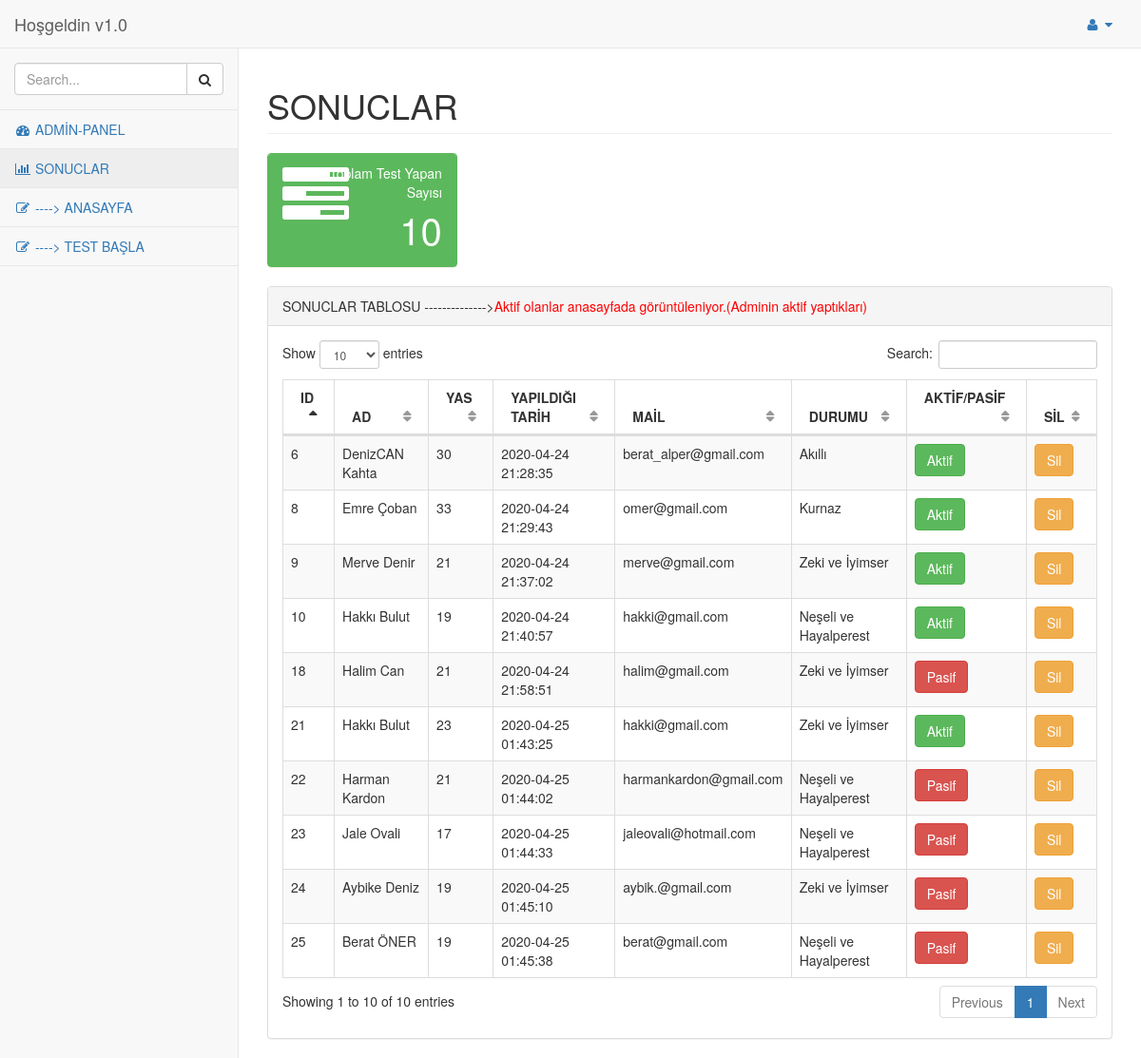
The page /admin/pages/tables.php (signed in) on the database its author committed.
### tables this page shows
CREATE TABLE IF NOT EXISTS `tb_kisiler` (
  `id` int(11) NOT NULL AUTO_INCREMENT,
  `nad` varchar(100) NOT NULL,
  `yas` int(30) NOT NULL,
  `cinsiyet` int(1) NOT NULL,
  `yapilditarih` datetime NOT NULL DEFAULT current_timestamp(),
  `mail` text NOT NULL,
  `aktif` int(1) NOT NULL,
  `durumu` varchar(100) NOT NULL,
  PRIMARY KEY (`id`)
);

### admin/pages/tables.php (the view, shortened to what this page needs)
<?php require_once 'inc-function.php';?>
<!DOCTYPE html>
<html lang="en">
<head>
    <link href="../bower_components/bootstrap/dist/css/bootstrap.min.css" rel="stylesheet">
    <link href="../bower_components/metisMenu/dist/metisMenu.min.css" rel="stylesheet">
    <link href="../bower_components/datatables-plugins/integration/bootstrap/3/dataTables.bootstrap.css" rel="stylesheet">
    <link href="../bower_components/datatables-responsive/css/dataTables.responsive.css" rel="stylesheet">
    <link href="../dist/css/sb-admin-2.css" rel="stylesheet">
    <link href="../bower_components/font-awesome/css/font-awesome.min.css" rel="stylesheet" type="text/css">
</head>
<body>
    <div id="wrapper">
        <?php require_once 'inc-menu.php'; ?>
        <div id="page-wrapper">
            <div class="row">
                <div class="col-lg-12">
                    <h1 class="page-header">SONUCLAR</h1>
                </div>
            </div>
            <div class="row">
            <div class="col-lg-3 col-md-6">
                    <div class="panel panel-green">
                        <div class="panel-heading">
                            <div class="row">
                                <div class="col-xs-3">
                                    <i class="fa fa-tasks fa-5x"></i>
                                </div>
                                <div class="col-xs-9 text-right">
                                    <div>Toplam Test Yapan Sayısı</div>
                                    <?php
                                        $cek=$db->prepare("SELECT COUNT(*) FROM `tb_kisiler`");
                                        $cek->execute();
                                        $say = $cek->fetchColumn();
                                     ?>
                                        <div class="huge"><?=$say?></div>
                                </div>
                            </div>
                        </div>
                    </div>
                </div>
                <div class="col-lg-12">
                    <div class="panel panel-default">
                        <div class="panel-heading">
                            SONUCLAR TABLOSU --------------><font color="red">Aktif olanlar anasayfada görüntüleniyor.(Adminin aktif yaptıkları)</font>
                        </div>
                        <div class="panel-body">
                            <div class="dataTable_wrapper">
                                <table width="100%" class="table table-striped table-bordered table-hover" id="dataTables-example">
                                    <thead>
                                        <tr>
                                            <th>ID</th>
                                            <th>AD</th>
                                            <th>YAS</th>
                                            <th>YAPILDIĞI TARİH</th>
                                            <th>MAİL</th>
                                            <th>DURUMU</th>
                                            <th>AKTİF/PASİF</th>
                                            <th>SİL</th>
                                        </tr>
                                    </thead>
                                    <tbody>
                                        <?php
                                        $cek=$db->prepare("SELECT * FROM `tb_kisiler` order by `id` asc");
                                        $cek->execute();
                                        while($row=$cek->fetch(PDO::FETCH_ASSOC)){
                                        ?>
                                        <tr class="odd gradeX">
                                            <td><?= $row["id"]?></td>
                                            <td><?= $row["nad"]?></td>
                                            <td><?= $row["yas"]?></td>
                                            <td class="center"><?= $row["yapilditarih"]?></td>
                                            <td class="center"><?= $row["mail"]?></td>
                                            <td class="center"><?= $row["durumu"]?></td>
                                        <?php
                                            if ($row["aktif"]==1) {?>
                                            <td class="center"><a href="tables.php?is=aktif&id=<?=$row["id"]?>&drm=<?=$row["aktif"]?>" onclick="return confirm
                                            ('Değiştirmek istediğinize emin misiniz ?')" class="btn btn-success" style="margin-right:15px">Aktif</a>
                                        <?php } else {?>
                                            <td class="center"><a href="tables.php?is=aktif&id=<?=$row["id"]?>&drm=<?=$row["aktif"]?>" onclick="return confirm
                                            ('Değiştirmek istediğinize emin misiniz ?')" class="btn btn-danger" style="margin-right:15px">Pasif</a>
                                       <?php } ?>
                                    </td>
                                            <td class="center"><a href="tables.php?is=sil&id=<?=$row["id"]?>" onclick="return confirm('Silmek istediğinize emin misiniz ?')" class="btn btn-warning" style="margin-right:15px">Sil</a></td>
                                        </tr>
                                        <?php }?>
                                    </tbody>
                                </table>
                            </div>
                        </div>
                    </div>
                </div>
            </div>
        </div>
    </div>
</body>
</html>

### admin/pages/inc-menu.php (shortened to what this page needs)
<nav class="navbar navbar-default navbar-static-top" role="navigation" style="margin-bottom: 0">
    <div class="navbar-header">
        <a class="navbar-brand" href="#">Hoşgeldin  <?php echo $_SESSION["username"]?> v1.0 </a>
    </div>
    <ul class="nav navbar-top-links navbar-right">
        <li class="dropdown">
            <a class="dropdown-toggle" data-toggle="dropdown" href="#">
                <i class="fa fa-user fa-fw"></i>  <i class="fa fa-caret-down"></i>
            </a>
        </li>
    </ul>
    <div class="navbar-default sidebar" role="navigation">
        <div class="sidebar-nav navbar-collapse">
            <ul class="nav" id="side-menu">
                <li class="sidebar-search">
                    <div class="input-group custom-search-form">
                        <input type="text" class="form-control" placeholder="Search...">
                        <span class="input-group-btn">
                        <button class="btn btn-default" type="button">
                            <i class="fa fa-search"></i>
                        </button>
                    </span>
                    </div>
                </li>
                <li>
                    <a href="anasayfa.php"><i class="fa fa-dashboard fa-fw"></i> ADMİN-PANEL</a>
                </li>
                <li>
                    <a href="tables.php"><i class="fa fa-bar-chart-o fa-fw"></i> SONUCLAR</a>
                </li>
                <li>
                    <a href="../../index.php"><i class="fa fa-edit fa-fw"></i> ----> ANASAYFA</a>
                </li>
                <li>
                    <a href="../../sorular.php"><i class="fa fa-edit fa-fw"></i> ----> TEST BAŞLA</a>
                </li>
            </ul>
        </div>
    </div>
</nav>

### rows shown on the page
tb_kisiler: id "6", nad "DenizCAN Kahta", yas "30", yapilditarih "2020-04-24 21:28:35", mail "berat_alper@gmail.com", durumu "Akıllı"
tb_kisiler: id "8", nad "Emre Çoban", yas "33", yapilditarih "2020-04-24 21:29:43", mail "omer@gmail.com", durumu "Kurnaz"
tb_kisiler: id "9", nad "Merve Denir", yas "21", yapilditarih "2020-04-24 21:37:02", mail "merve@gmail.com", durumu "Zeki ve İyimser"
tb_kisiler: id "10", nad "Hakkı Bulut", yas "19", yapilditarih "2020-04-24 21:40:57", mail "hakki@gmail.com", durumu "Neşeli ve Hayalperest"
tb_kisiler: id "18", nad "Halim Can", yas "21", yapilditarih "2020-04-24 21:58:51", mail "halim@gmail.com", durumu "Zeki ve İyimser"
tb_kisiler: id "21", nad "Hakkı Bulut", yas "23", yapilditarih "2020-04-25 01:43:25", mail "hakki@gmail.com", durumu "Zeki ve İyimser"
tb_kisiler: id "22", nad "Harman Kardon", yas "21", yapilditarih "2020-04-25 01:44:02", mail "harmankardon@gmail.com", durumu "Neşeli ve Hayalperest"
tb_kisiler: id "23", nad "Jale Ovali", yas "17", yapilditarih "2020-04-25 01:44:33", mail "jaleovali@hotmail.com", durumu "Neşeli ve Hayalperest"
tb_kisiler: id "24", nad "Aybike Deniz", yas "19", yapilditarih "2020-04-25 01:45:10", mail "aybik.@gmail.com", durumu "Zeki ve İyimser"
tb_kisiler: id "25", nad "Berat ÖNER", yas "19", yapilditarih "2020-04-25 01:45:38", mail "berat@gmail.com", durumu "Neşeli ve Hayalperest"

### other values the page prints
$say "10"
